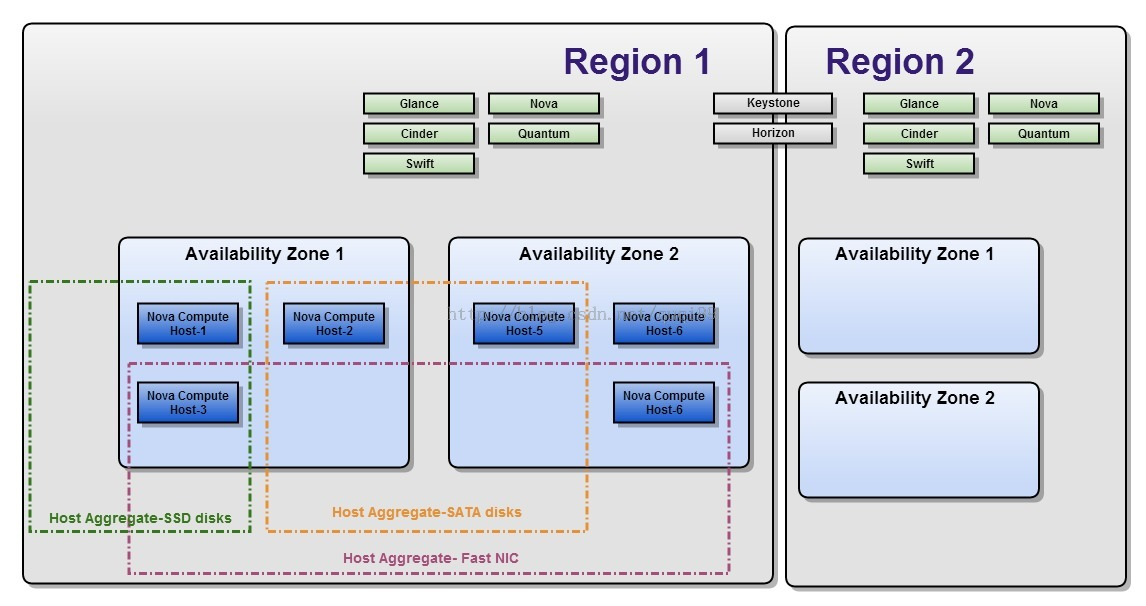
#> input picture source/images/2concepts/5.jpg, 1146 x 606 px
$ python main.py ../source/images/2concepts/5.jpg
#> lines starting #> are read from the running program, lines starting #| are printed output that depends on the picture
from PIL import Image
import argparse
def convert(image_file):
#> called with image_file = '../source/images/2concepts/5.jpg'
    image = Image.open(image_file)
#> image is the input picture: PIL image 1146x606 RGB; mean R, G, B 208.8, 212.8, 219.6
    image = image.resize((80, 80), Image.NEAREST)
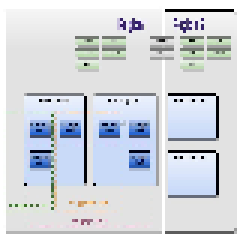
#> image: PIL image 80x80 RGB (shown 3 times larger); mean R, G, B 209.5, 213.9, 220.6
    image = image.convert('L')
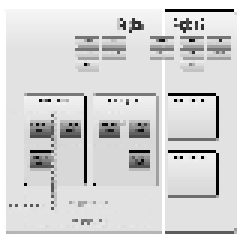
#> image: PIL image 80x80 L (shown 3 times larger); min 0, max 255, mean 213.3
    chars = "@%#*+=-:. "
    result = ""
    for i in range(image.height):
        for j in range(image.width):
            gray = image.getpixel((j, i))
            unit = (256.0 + 1) / len(chars)
            result += chars[int(gray / unit)]
        result += '\n'
    return result
def main():
    parser = argparse.ArgumentParser()
    parser.add_argument('file')
    parser.add_argument('-o', '--output')
    parser.add_argument('--width', type=int, default=80)
    parser.add_argument('--height', type=int, default=80)
    args = parser.parse_args()
    image_file = args.file
    width = args.width
    height = args.height
    output = args.output
    result = convert(image_file)
    if output:
        with open(output, 'w') as f:
            f.write(result)
    else:
        with open('output.txt', 'w') as f:
            f.write(result)
if __name__ == '__main__':
    main()

$ run again, on source/images/2concepts/2.png
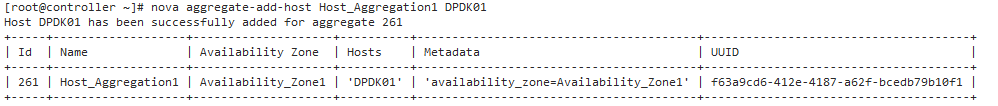
#> input picture source/images/2concepts/2.png, 998 x 106 px
#> in convert, image is the input picture: PIL image 998x106 RGB; mean R, G, B 243, 242.8, 243
#> in convert, `image = image.resize((80, 80), Image.NEAREST)`:
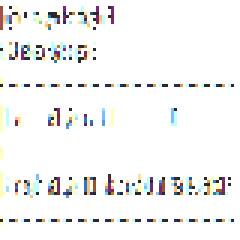
#> image: PIL image 80x80 RGB (shown 3 times larger); mean R, G, B 243.9, 243.8, 243.6
#> in convert, `image = image.convert('L')`:
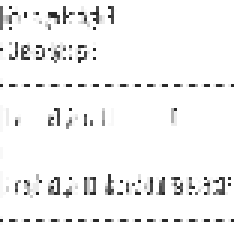
#> image: PIL image 80x80 L (shown 3 times larger); min 41, max 255, mean 243.8

$ run again, on source/images/2concepts/4.png
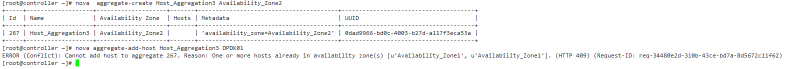
#> input picture source/images/2concepts/4.png, 1574 x 137 px (shown at 1/2 size)
#> in convert, image is the input picture: PIL image 1574x137 RGB; mean R, G, B 245.6, 245.6, 245.6
#> in convert, `image = image.resize((80, 80), Image.NEAREST)`:
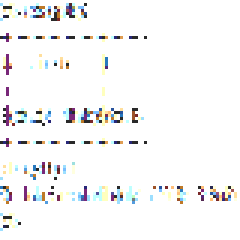
#> image: PIL image 80x80 RGB (shown 3 times larger); mean R, G, B 245.5, 245.5, 245.6
#> in convert, `image = image.convert('L')`:
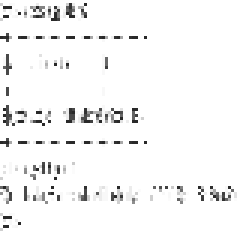
#> image: PIL image 80x80 L (shown 3 times larger); min 41, max 255, mean 245.5
